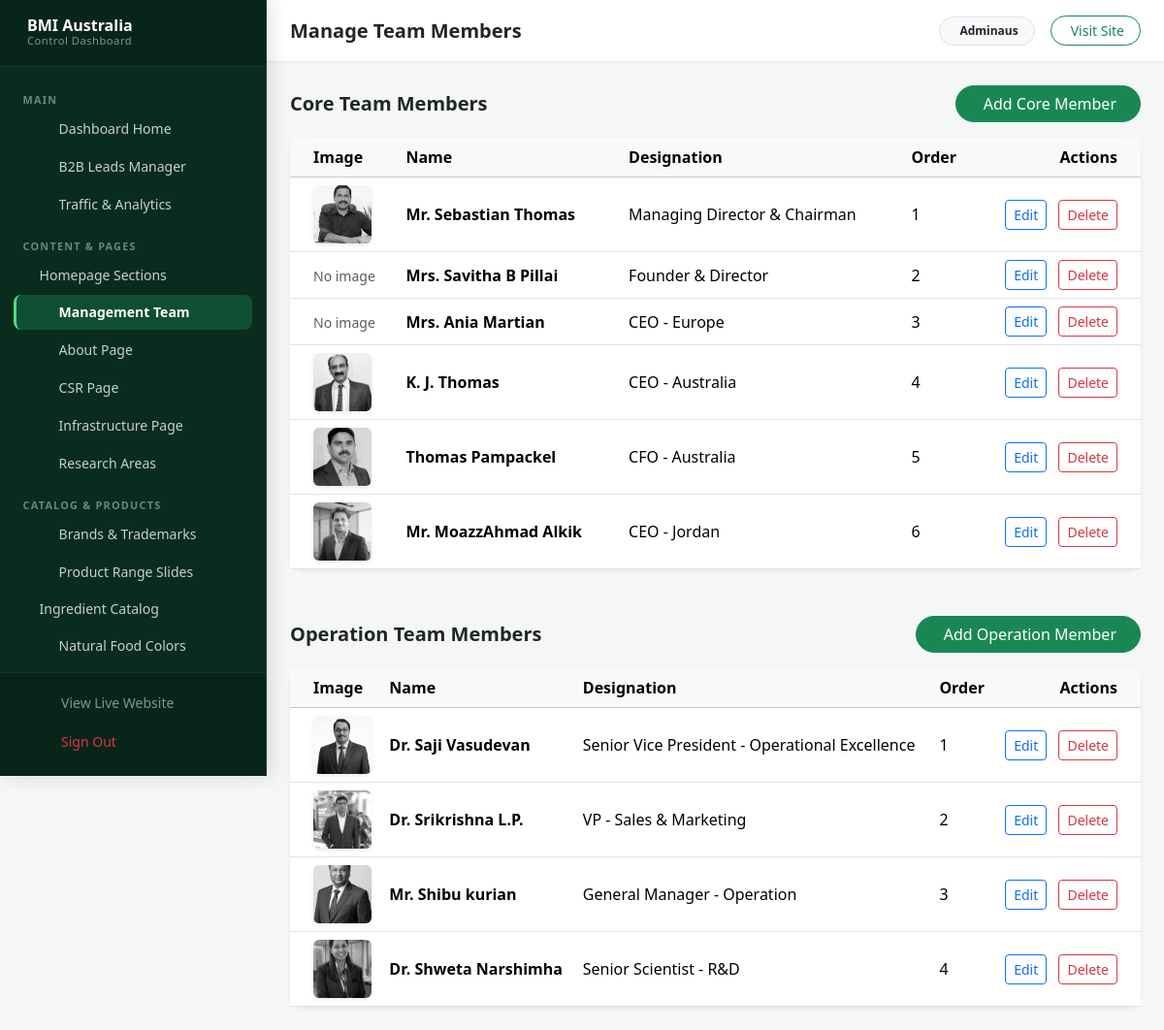
Screenshot of /dashboard/team/ (signed in) with the database file from the repository.
### main/models.py (models this page shows, shortened)
class TeamMember(models.Model):
    ALIGNMENT_CHOICES = [
        ('left', 'Left Aligned'),
        ('right', 'Right Aligned'),
    ]
    name = models.CharField(max_length=200)
    primary_designation = models.CharField(max_length=200)
    secondary_designation = models.TextField(blank=True, null=True, help_text="Vertical text on the side (use newlines)")
    bio = models.TextField()
    image_upload = models.ImageField(upload_to="team/", blank=True, null=True)
    alignment = models.CharField(max_length=10, choices=ALIGNMENT_CHOICES, default='left')
    order = models.IntegerField(default=0, help_text="Order in which they appear")
    class Meta:
        ordering = ['order', 'id']

class OperationTeamMember(models.Model):
    ALIGNMENT_CHOICES = [
        ('left', 'Left Aligned'),
        ('right', 'Right Aligned'),
    ]
    name = models.CharField(max_length=200)
    primary_designation = models.CharField(max_length=200)
    secondary_designation = models.TextField(
        blank=True, null=True,
        help_text="Vertical text on the side (use newlines)"
    )
    bio = models.TextField()
    image_upload = models.ImageField(upload_to="operation_team/", blank=True, null=True)
    alignment = models.CharField(max_length=10, choices=ALIGNMENT_CHOICES, default='left')
    order = models.IntegerField(default=0, help_text="Order in which they appear")
    class Meta:
        ordering = ['order', 'id']

### main/views.py (the view)
# urls.py: path('dashboard/team/', views.manage_team, name='manage_team'),
@login_required(login_url='dashboard_login')
def manage_team(request):
    team_members = TeamMember.objects.all()
    operation_members = OperationTeamMember.objects.all()
    return render(request, 'main/dashboard/manage_team.html', {
        'team_members': team_members,
        'operation_members': operation_members
    })

### templates/main/dashboard/manage_team.html (shortened to what this page needs)
{% extends 'main/dashboard/dashboard_base.html' %}
{% block header_title %}Manage Team Members{% endblock %}
{% block dashboard_content %}
<div class="row">
    <div class="col-12 mb-5">
        <div class="d-flex justify-content-between align-items-center mb-3">
            <h5 class="mb-0 fw-bold">Core Team Members</h5>
            <a href="{% url 'add_team_member' 'core' %}" class="btn btn-success rounded-pill px-4">
                 Add Core Member
            </a>
        </div>
        <div class="card shadow-sm border-0 rounded-4">
            <div class="card-body p-0">
                <div class="table-responsive">
                    <table class="table table-hover align-middle mb-0">
                        <thead class="table-light">
                            <tr>
                                <th class="ps-4">Image</th>
                                <th>Name</th>
                                <th>Designation</th>
                                <th>Order</th>
                                <th class="text-end pe-4">Actions</th>
                            </tr>
                        </thead>
                        <tbody>
                            {% for member in team_members %}
                            <tr>
                                <td class="ps-4">
                                    {% if member.image_upload %}
                                        <img src="{{ member.image_upload.url }}" alt="{{ member.name }}" class="rounded shadow-sm object-fit-cover" style="height: 60px; width: 60px;">
                                    {% else %}
                                        <span class="text-muted small">No image</span>
                                    {% endif %}
                                </td>
                                <td class="fw-bold">{{ member.name }}</td>
                                <td>{{ member.primary_designation }}</td>
                                <td>{{ member.order }}</td>
                                <td class="text-end pe-4">
                                    <a href="{% url 'edit_team_member' 'core' member.pk %}" class="btn btn-sm btn-outline-primary me-2">
                                         Edit
                                    </a>
                                    <form action="{% url 'delete_team_member' 'core' member.pk %}" method="post" class="d-inline" onsubmit="return confirm('Are you sure you want to delete this team member?');">
                                        <button type="submit" class="btn btn-sm btn-outline-danger">
                                             Delete
                                        </button>
                                    </form>
                                </td>
                            </tr>
                            {% empty %}
                            <tr>
                                <td colspan="5" class="text-center py-4 text-muted">
                                    No core team members found. Click "Add Core Member" to upload one.
                                </td>
                            </tr>
                            {% endfor %}
                        </tbody>
                    </table>
                </div>
            </div>
        </div>
    </div>
    <div class="col-12">
        <div class="d-flex justify-content-between align-items-center mb-3">
            <h5 class="mb-0 fw-bold">Operation Team Members</h5>
            <a href="{% url 'add_team_member' 'operation' %}" class="btn btn-success rounded-pill px-4">
                 Add Operation Member
            </a>
        </div>
        <div class="card shadow-sm border-0 rounded-4">
            <div class="card-body p-0">
                <div class="table-responsive">
                    <table class="table table-hover align-middle mb-0">
                        <thead class="table-light">
                            <tr>
                                <th class="ps-4">Image</th>
                                <th>Name</th>
                                <th>Designation</th>
                                <th>Order</th>
                                <th class="text-end pe-4">Actions</th>
                            </tr>
                        </thead>
                        <tbody>
                            {% for member in operation_members %}
                            <tr>
                                <td class="ps-4">
                                    {% if member.image_upload %}
                                        <img src="{{ member.image_upload.url }}" alt="{{ member.name }}" class="rounded shadow-sm object-fit-cover" style="height: 60px; width: 60px;">
                                    {% else %}
                                        <span class="text-muted small">No image</span>
                                    {% endif %}
                                </td>
                                <td class="fw-bold">{{ member.name }}</td>
                                <td>{{ member.primary_designation }}</td>
                                <td>{{ member.order }}</td>
                                <td class="text-end pe-4">
                                    <a href="{% url 'edit_team_member' 'operation' member.pk %}" class="btn btn-sm btn-outline-primary me-2">
                                         Edit
                                    </a>
                                    <form action="{% url 'delete_team_member' 'operation' member.pk %}" method="post" class="d-inline" onsubmit="return confirm('Are you sure you want to delete this team member?');">
                                        <button type="submit" class="btn btn-sm btn-outline-danger">
                                             Delete
                                        </button>
                                    </form>
                                </td>
                            </tr>
                            {% empty %}
                            <tr>
                                <td colspan="5" class="text-center py-4 text-muted">
                                    No operation team members found. Click "Add Operation Member" to upload one.
                                </td>
                            </tr>
                            {% endfor %}
                        </tbody>
                    </table>
                </div>
            </div>
        </div>
    </div>
</div>
{% endblock %}

### templates/main/dashboard/dashboard_base.html (shortened to what this page needs)
<!DOCTYPE html>
<html lang="en">
<head>
    <link href="https://cdn.jsdelivr.net/npm/bootstrap@5.3.3/dist/css/bootstrap.min.css" rel="stylesheet">
</head>
<body>
    <div class="d-flex">
        <aside class="sidebar">
            <div class="sidebar-header d-flex align-items-center justify-content-between">
                <a href="{% url 'custom_dashboard' %}" class="d-flex align-items-center gap-2 text-white text-decoration-none">
                    <div>
                        <div class="fw-bold fs-6 tracking-wide lh-1">BMI Australia</div>
                        <div class="text-white-50" style="font-size: 0.7rem; letter-spacing: 0.5px;">Control Dashboard</div>
                    </div>
                </a>
            </div>
            <div class="sidebar-body">
                <div class="sidebar-section-title">Main</div>
                <a href="{% url 'custom_dashboard' %}" class="sidebar-link {% if request.resolver_match.url_name == 'custom_dashboard' %}active{% endif %}">
                    <i class="ph ph-squares-four nav-icon"></i>
                    <span class="nav-label">Dashboard Home</span>
                </a>
                <a href="{% url 'dashboard_manage_leads' %}" class="sidebar-link {% if 'lead' in request.resolver_match.url_name %}active{% endif %}">
                    <i class="ph ph-address-book nav-icon"></i>
                    <span class="nav-label">B2B Leads Manager</span>
                </a>
                <a href="{% url 'dashboard_analytics' %}" class="sidebar-link {% if 'analytics' in request.resolver_match.url_name %}active{% endif %}">
                    <i class="ph ph-chart-line-up nav-icon"></i>
                    <span class="nav-label">Traffic &amp; Analytics</span>
                </a>
                <div class="sidebar-section-title">Content &amp; Pages</div>
                <button class="sidebar-toggle "
                    type="button" data-bs-toggle="collapse" data-bs-target="#indexMenu"
                    aria-expanded="{% if 'edit_index' in request.resolver_match.url_name or 'extract' in request.resolver_match.url_name or 'accreditation' in request.resolver_match.url_name or 'timeline' in request.resolver_match.url_name or 'promise' in request.resolver_match.url_name or 'office' in request.resolver_match.url_name or 'solution' in request.resolver_match.url_name %}true{% else %}false{% endif %}">
                    <span class="sidebar-toggle-main">
                        <span class="nav-label">Homepage Sections</span>
                    </span>
                </button>
                <a href="{% url 'manage_team' %}" class="sidebar-link {% if 'team' in request.resolver_match.url_name %}active{% endif %}">
                    <i class="ph ph-users nav-icon"></i>
                    <span class="nav-label">Management Team</span>
                </a>
                <a href="{% url 'edit_about_page' %}" class="sidebar-link {% if request.resolver_match.url_name == 'edit_about_page' %}active{% endif %}">
                    <i class="ph ph-info nav-icon"></i>
                    <span class="nav-label">About Page</span>
                </a>
                <a href="{% url 'edit_csr_page' %}" class="sidebar-link {% if request.resolver_match.url_name == 'edit_csr_page' %}active{% endif %}">
                    <i class="ph ph-globe nav-icon"></i>
                    <span class="nav-label">CSR Page</span>
                </a>
                <a href="{% url 'edit_infrastructure_page' %}" class="sidebar-link {% if request.resolver_match.url_name == 'edit_infrastructure_page' %}active{% endif %}">
                    <i class="ph ph-buildings nav-icon"></i>
                    <span class="nav-label">Infrastructure Page</span>
                </a>
                <a href="{% url 'manage_research' %}" class="sidebar-link {% if 'research' in request.resolver_match.url_name %}active{% endif %}">
                    <i class="ph ph-flask nav-icon"></i>
                    <span class="nav-label">Research Areas</span>
                </a>
                <div class="sidebar-section-title">Catalog &amp; Products</div>
                <a href="{% url 'dashboard_manage_brands' %}" class="sidebar-link {% if 'brand' in request.resolver_match.url_name %}active{% endif %}">
                    <i class="ph ph-tag nav-icon"></i>
                    <span class="nav-label">Brands &amp; Trademarks</span>
                </a>
                <a href="{% url 'dashboard_manage_product_range' %}" class="sidebar-link {% if 'product_range' in request.resolver_match.url_name %}active{% endif %}">
                    <i class="ph ph-package nav-icon"></i>
                    <span class="nav-label">Product Range Slides</span>
                </a>
                <button class="sidebar-toggle "
                    type="button" data-bs-toggle="collapse" data-bs-target="#productsMenu"
                    aria-expanded="{% if 'product' in request.resolver_match.url_name and 'product_range' not in request.resolver_match.url_name and 'brochure' not in request.resolver_match.url_name and 'document' not in request.resolver_match.url_name %}true{% else %}false{% endif %}">
                    <span class="sidebar-toggle-main">
                        <span class="nav-label">Ingredient Catalog</span>
                    </span>
                </button>
                <a href="{% url 'dashboard_manage_natural_food_colors' %}" class="sidebar-link {% if 'natural_food_color' in request.resolver_match.url_name %}active{% endif %}">
                    <i class="ph ph-palette nav-icon"></i>
                    <span class="nav-label">Natural Food Colors</span>
                </a>
                <a href="{% url 'dashboard_manage_natural_flavours' %}" class="sidebar-link {% if 'natural_flavour' in request.resolver_match.url_name %}active{% endif %}">
                </a>
            </div>
            <div class="sidebar-footer">
                <a href="{% url 'index' %}" target="_blank" class="sidebar-link mb-1 text-white-50">
                    <i class="ph ph-arrow-square-out nav-icon"></i>
                    <span class="nav-label">View Live Website</span>
                </a>
                <a href="{% url 'dashboard_logout' %}" class="sidebar-link text-danger">
                    <i class="ph ph-sign-out nav-icon"></i>
                    <span class="nav-label">Sign Out</span>
                </a>
            </div>
        </aside>
        <main class="flex-grow-1 d-flex flex-column min-vh-100" style="overflow-x: hidden;">
            <div class="topbar px-4 py-3 d-flex justify-content-between align-items-center">
                <div class="d-flex align-items-center gap-2">
                    <h5 class="mb-0 fw-bold text-dark">{% block header_title %}Control Panel{% endblock %}</h5>
                </div>
                <div class="d-flex align-items-center gap-3">
                    <span class="badge bg-light text-dark border px-3 py-2 rounded-pill small">
                        {{ request.user.username|default:"Admin" }}
                    </span>
                    <a href="{% url 'index' %}" target="_blank" class="btn btn-sm btn-outline-success rounded-pill px-3">
                         Visit Site
                    </a>
                </div>
            </div>
            <div class="p-4 flex-grow-1">
                {% block dashboard_content %}{% endblock %}
            </div>
        </main>
    </div>
</body>
</html>

### rows the page displays
TeamMember: image_upload (picture), name "Mr. Sebastian Thomas", primary_designation "Managing Director & Chairman", order "1"
TeamMember: image_upload "No image", name "Mrs. Savitha B Pillai", primary_designation "Founder & Director", order "2"
TeamMember: image_upload "No image", name "Mrs. Ania Martian", primary_designation "CEO - Europe", order "3"
TeamMember: image_upload (picture), name "K. J. Thomas", primary_designation "CEO - Australia", order "4"
TeamMember: image_upload (picture), name "Thomas Pampackel", primary_designation "CFO - Australia", order "5"
TeamMember: image_upload (picture), name "Mr. MoazzAhmad Alkik", primary_designation "CEO - Jordan", order "6"
OperationTeamMember: image_upload (picture), name "Dr. Saji Vasudevan", primary_designation "Senior Vice President - Operational Excellence", order "1"
OperationTeamMember: image_upload (picture), name "Dr. Srikrishna L.P.", primary_designation "VP - Sales & Marketing", order "2"
OperationTeamMember: image_upload (picture), name "Mr. Shibu kurian", primary_designation "General Manager - Operation", order "3"
OperationTeamMember: image_upload (picture), name "Dr. Shweta Narshimha", primary_designation "Senior Scientist - R&D", order "4"

### other values shown
{{ request.user.username|default:"Admin" }} "Adminaus"
